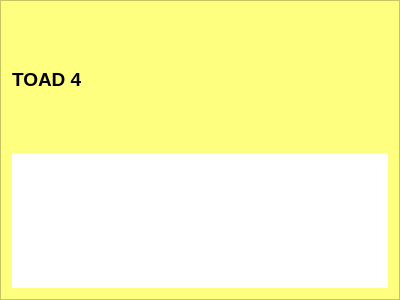
<?xml version="1.0" encoding="UTF-8"?>
<ui version="4.0">
 <class>toad_frame_4</class>
 <widget class="QFrame" name="toad_frame_4">
  <property name="geometry">
   <rect>
    <x>0</x>
    <y>0</y>
    <width>400</width>
    <height>300</height>
   </rect>
  </property>
  <property name="windowTitle">
   <string>Frame</string>
  </property>
  <property name="styleSheet">
   <string notr="true">background-color: rgb(255, 255, 127);</string>
  </property>
  <property name="frameShape">
   <enum>QFrame::StyledPanel</enum>
  </property>
  <property name="frameShadow">
   <enum>QFrame::Raised</enum>
  </property>
  <layout class="QVBoxLayout" name="verticalLayout">
   <item>
    <widget class="QLabel" name="label">
     <property name="font">
      <font>
       <pointsize>14</pointsize>
       <weight>75</weight>
       <bold>true</bold>
      </font>
     </property>
     <property name="text">
      <string>TOAD 4</string>
     </property>
    </widget>
   </item>
   <item>
    <widget class="toad_frame" name="widget">
     <property name="autoFillBackground">
      <bool>false</bool>
     </property>
     <property name="styleSheet">
      <string notr="true">background-color: rgb(255, 255, 255);</string>
     </property>
    </widget>
   </item>
  </layout>
 </widget>
 <customwidgets>
  <customwidget>
   <class>toad_frame</class>
   <extends>QFrame</extends>
   <header>toad_frame</header>
   <container>1</container>
  </customwidget>
 </customwidgets>
 <resources/>
 <connections/>
</ui>
